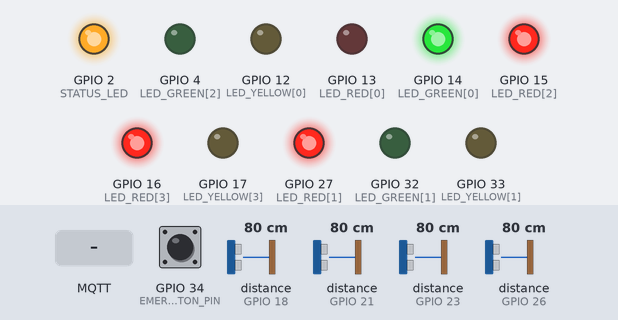
This sketch was run on a simulated ESP32. Shown: output pins drawn as LEDs (lit = HIGH). Wiring (inferred from the names in the program): 4 × ultrasonic range finder: trigger GPIO 5, echo GPIO 18 / trigger GPIO 19, echo GPIO 21 / trigger GPIO 22, echo GPIO 23 / trigger GPIO 25, echo GPIO 26. The test bench sets the inputs (shaded band); at power-on: GPIO 34 (EMERGENCY_BUTTON_PIN) HIGH, distance to the obstacle (sensors on GPIO 18, GPIO 21, GPIO 23, GPIO 26) 80 cm. The echo pulse lasts 58.3 µs per cm; WiFi joins after 1.5 s; servers stay silent unless stated; random numbers use the default seed unless the sketch sets one; no MQTT or app messages arrive unless stated; pins used as bus, display or sensor lines are not drawn; what the sketch prints to the serial monitor is not drawn.

Above: at 3.3 s.
3.4 s: MQTT message "OVERRIDE" arrives on the second subscribed topic
At 4.8 s:
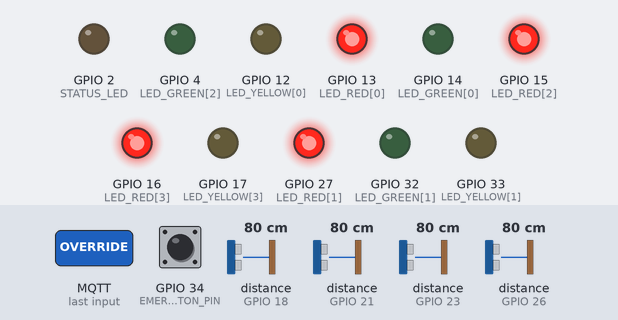
8.4 s: MQTT message "YELLOW" arrives on the second subscribed topic
At 10.6 s:
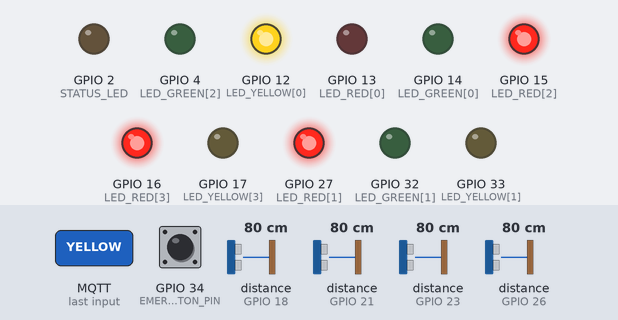
13.4 s: MQTT message "YELLOW" arrives on the third subscribed topic
At 15.2 s:
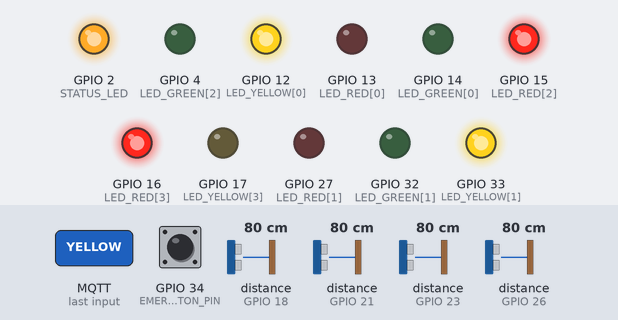
18.4 s: MQTT message "GREEN" arrives on the second subscribed topic
At 19.8 s:
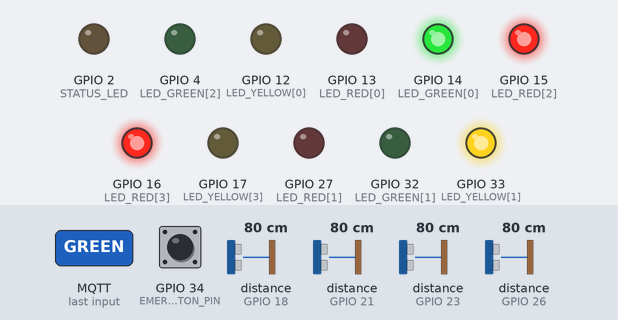
23.4 s: MQTT message "CLEAR" arrives on the second subscribed topic
At 25.7 s:
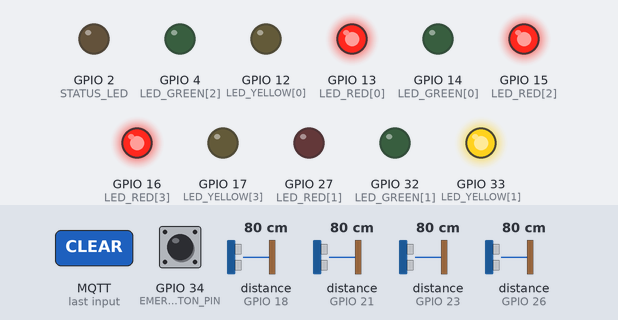
Timing chart, 0 to 31.6 s (numbered marks = the images above; inputs shaded):
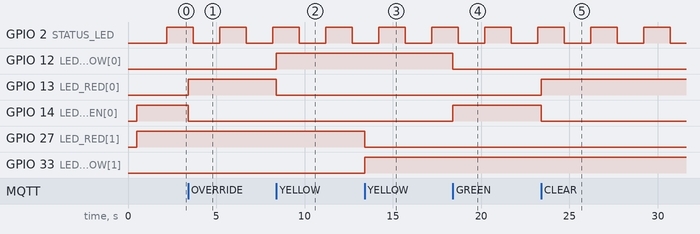

The sketch:

esp32_smart_traffic.ino
```cpp
/**
 * ============================================================================
 * Smart Traffic Light Control System - ESP32 Firmware
 * ============================================================================
 * Hardware: ESP32 DevKit V1
 * Sensors: HC-SR04 Ultrasonic Sensors (or IR proximity sensors)
 * Actuators: 4x Traffic Light LEDs (Red, Yellow, Green)
 * Connectivity: WiFi + HiveMQ MQTT Broker
 *
 * Capabilities:
 *  - Real-time vehicle density detection (Distance to vehicle queue)
 *  - HiveMQ MQTT telemetry streaming (lane density & emergency trigger)
 *  - Remote actuation from Node-RED / Web Dashboard
 *  - Offline Autonomous Safe Failsafe if network drops
 * ============================================================================
 */

#include <WiFi.h>
#include <PubSubClient.h>

// Fallback configuration if secrets.h is not present
#if __has_include("secrets.h")
  #include "secrets.h"
#else
  const char* WIFI_SSID         = "YOUR_WIFI_SSID";
  const char* WIFI_PASSWORD     = "YOUR_WIFI_PASSWORD";
  const char* MQTT_BROKER       = "broker.hivemq.com";
  const int   MQTT_PORT         = 1883;
  const char* MQTT_USER         = "";
  const char* MQTT_PASSWORD     = "";
  const char* MQTT_TOPIC_PREFIX = "smart_traffic/demo";
#endif

// ============================================================================
// HARDWARE PIN DEFINITIONS (ESP32 DevKit V1)
// ============================================================================

// Number of controlled intersection lanes (2 for compact demo, 4 for full 4-way)
#define NUM_LANES 4

// Ultrasonic Sensor Pins (Trig & Echo)
const int TRIG_PINS[NUM_LANES] = { 5, 19, 22, 25 };
const int ECHO_PINS[NUM_LANES] = { 18, 21, 23, 26 };

// Traffic Light LED Pins (Red, Yellow, Green for each Lane)
const int LED_RED[NUM_LANES]    = { 13, 27, 15, 16 };
const int LED_YELLOW[NUM_LANES] = { 12, 33,  2, 17 };
const int LED_GREEN[NUM_LANES]  = { 14, 32,  4,  5 };

// Emergency / Pedestrian Push Button Pin (Internal Pullup)
const int EMERGENCY_BUTTON_PIN = 34;

// Onboard Status LED (Blinks on MQTT activity)
const int STATUS_LED = 2;

// ============================================================================
// STATE VARIABLES & OBJECTS
// ============================================================================
WiFiClient espClient;
PubSubClient mqttClient(espClient);

// Lane States
enum LightState { LIGHT_RED, LIGHT_YELLOW, LIGHT_GREEN };
LightState laneLights[NUM_LANES] = { LIGHT_GREEN, LIGHT_RED, LIGHT_RED, LIGHT_RED };

int laneDistances[NUM_LANES] = { 100, 100, 100, 100 }; // in cm
int laneVehicles[NUM_LANES]  = { 0, 0, 0, 0 };

unsigned long lastSensorPublishTime = 0;
const unsigned long SENSOR_PUBLISH_INTERVAL = 1500; // ms

unsigned long lastEmergencyDebounce = 0;
bool emergencyActive = false;

// Offline Autonomous Fallback Timing
bool offlineMode = false;
unsigned long lastOfflineCycleTime = 0;
int offlineActiveLane = 0;
int offlinePhase = 0; // 0=Green, 1=Yellow

// ============================================================================
// HELPER: ULTRASONIC SENSOR MEASUREMENT
// ============================================================================
int measureDistanceCm(int trigPin, int echoPin) {
  digitalWrite(trigPin, LOW);
  delayMicroseconds(2);
  digitalWrite(trigPin, HIGH);
  delayMicroseconds(10);
  digitalWrite(trigPin, LOW);

  // Measure pulse duration (timeout 25ms ~ 4.3 meters max)
  long duration = pulseIn(echoPin, HIGH, 25000);
  if (duration <= 0) {
    return 150; // No obstacle / empty road default
  }

  int distanceCm = duration * 0.034 / 2;
  return constrain(distanceCm, 2, 150);
}

// Convert distance in cm to estimated vehicle queue count
// Closer vehicles = shorter distance = higher density
int distanceToVehicleCount(int distanceCm) {
  if (distanceCm < 10) return 18; // Heavy queue right at stop line
  if (distanceCm < 25) return 12;
  if (distanceCm < 45) return 7;
  if (distanceCm < 70) return 3;
  if (distanceCm < 100) return 1;
  return 0; // Clear road
}

// ============================================================================
// HARDWARE ACTUATION: LED CONTROL
// ============================================================================
void updateLaneLED(int laneIdx, LightState state) {
  laneLights[laneIdx] = state;

  digitalWrite(LED_RED[laneIdx],    state == LIGHT_RED    ? HIGH : LOW);
  digitalWrite(LED_YELLOW[laneIdx], state == LIGHT_YELLOW ? HIGH : LOW);
  digitalWrite(LED_GREEN[laneIdx],  state == LIGHT_GREEN  ? HIGH : LOW);
}

void applyLightStateString(int laneIdx, const String& stateStr) {
  if (laneIdx < 0 || laneIdx >= NUM_LANES) return;

  if (stateStr.equalsIgnoreCase("GREEN")) {
    updateLaneLED(laneIdx, LIGHT_GREEN);
  } else if (stateStr.equalsIgnoreCase("YELLOW")) {
    updateLaneLED(laneIdx, LIGHT_YELLOW);
  } else {
    updateLaneLED(laneIdx, LIGHT_RED);
  }
}

// ============================================================================
// MQTT CALLBACK: REMOTE CONTROLLER COMMANDS
// ============================================================================
void onMqttMessage(char* topic, byte* payload, unsigned int length) {
  String message = "";
  for (unsigned int i = 0; i < length; i++) {
    message += (char)payload[i];
  }
  message.trim();

  Serial.printf("[MQTT RX] %s -> %s\n", topic, message.c_str());

  // Individual lane light topics: <prefix>/lane1/light
  for (int i = 0; i < NUM_LANES; i++) {
    char expectedTopic[80];
    snprintf(expectedTopic, sizeof(expectedTopic), "%s/lane%d/light", MQTT_TOPIC_PREFIX, i + 1);
    if (strcmp(topic, expectedTopic) == 0) {
      applyLightStateString(i, message);
      return;
    }
  }

  // Master light control JSON topic: <prefix>/control/lights
  char masterTopic[80];
  snprintf(masterTopic, sizeof(masterTopic), "%s/control/lights", MQTT_TOPIC_PREFIX);
  if (strcmp(topic, masterTopic) == 0) {
    // Quick parse for light states in JSON without heavy library dependencies
    for (int i = 0; i < NUM_LANES; i++) {
      char key[20];
      snprintf(key, sizeof(key), "\"lane%d\":\"", i + 1);
      int idx = message.indexOf(key);
      if (idx != -1) {
        idx += strlen(key);
        int endQuote = message.indexOf("\"", idx);
        if (endQuote != -1) {
          String val = message.substring(idx, endQuote);
          applyLightStateString(i, val);
        }
      }
    }
  }

  // Emergency override notification: <prefix>/control/emergency
  char emergTopic[80];
  snprintf(emergTopic, sizeof(emergTopic), "%s/control/emergency", MQTT_TOPIC_PREFIX);
  if (strcmp(topic, emergTopic) == 0) {
    if (message.indexOf("OVERRIDE") != -1) {
      emergencyActive = true;
      Serial.println("[!] Emergency Override Active from MQTT!");
    } else if (message.indexOf("CLEAR") != -1) {
      emergencyActive = false;
      Serial.println("[✓] Emergency Cleared.");
    }
  }
}

// ============================================================================
// WIFI & MQTT CONNECTION MANAGEMENT
// ============================================================================
void setupWiFi() {
  Serial.printf("Connecting to WiFi: %s", WIFI_SSID);
  WiFi.mode(WIFI_STA);
  WiFi.begin(WIFI_SSID, WIFI_PASSWORD);

  int attempts = 0;
  while (WiFi.status() != WL_CONNECTED && attempts < 25) {
    delay(400);
    Serial.print(".");
    attempts++;
  }

  if (WiFi.status() == WL_CONNECTED) {
    Serial.println("\n[✓] WiFi Connected!");
    Serial.print("IP Address: ");
    Serial.println(WiFi.localIP());
  } else {
    Serial.println("\n[✗] WiFi Connection Failed. Entering Autonomous Offline Mode.");
    offlineMode = true;
  }
}

void reconnectMqtt() {
  if (WiFi.status() != WL_CONNECTED) return;

  while (!mqttClient.connected()) {
    Serial.printf("Connecting to HiveMQ (%s:%d)... ", MQTT_BROKER, MQTT_PORT);
    String clientId = "ESP32_TrafficNode_" + String(random(0xffff), HEX);

    bool connected = false;
    if (strlen(MQTT_USER) > 0) {
      connected = mqttClient.connect(clientId.c_str(), MQTT_USER, MQTT_PASSWORD);
    } else {
      connected = mqttClient.connect(clientId.c_str());
    }

    if (connected) {
      Serial.println("[✓] HiveMQ Connected!");
      offlineMode = false;

      // Publish Device Online Announcement
      char statusTopic[80];
      snprintf(statusTopic, sizeof(statusTopic), "%s/system/status", MQTT_TOPIC_PREFIX);
      mqttClient.publish(statusTopic, "{\"device\":\"ESP32\",\"status\":\"ONLINE\",\"mode\":\"REAL_ESP32\"}", true);

      // Subscribe to control topics
      char subPattern[80];
      snprintf(subPattern, sizeof(subPattern), "%s/control/#", MQTT_TOPIC_PREFIX);
      mqttClient.subscribe(subPattern);

      for (int i = 0; i < NUM_LANES; i++) {
        char lightSub[80];
        snprintf(lightSub, sizeof(lightSub), "%s/lane%d/light", MQTT_TOPIC_PREFIX, i + 1);
        mqttClient.subscribe(lightSub);
      }
    } else {
      Serial.printf("[✗] MQTT failed (rc=%d). Retrying in 4s...\n", mqttClient.state());
      delay(4000);
      break; // Let main loop run to keep offline lights cycling
    }
  }
}

// ============================================================================
// OFFLINE AUTONOMOUS SAFE CYCLE
// ============================================================================
void runOfflineFailsafeCycle() {
  unsigned long now = millis();
  unsigned long elapsed = now - lastOfflineCycleTime;

  if (offlinePhase == 0) {
    // Green Phase (10 seconds)
    if (elapsed >= 10000) {
      offlinePhase = 1;
      lastOfflineCycleTime = now;
      updateLaneLED(offlineActiveLane, LIGHT_YELLOW);
    }
  } else if (offlinePhase == 1) {
    // Yellow Phase (3 seconds) -> Transition to next lane
    if (elapsed >= 3000) {
      updateLaneLED(offlineActiveLane, LIGHT_RED);
      offlineActiveLane = (offlineActiveLane + 1) % NUM_LANES;
      offlinePhase = 0;
      lastOfflineCycleTime = now;
      updateLaneLED(offlineActiveLane, LIGHT_GREEN);
    }
  }
}

// ============================================================================
// ARDUINO SETUP & LOOP
// ============================================================================
void setup() {
  Serial.begin(115200);
  delay(500);
  Serial.println("\n==============================================");
  Serial.println("  ESP32 Smart Traffic Light Controller Start  ");
  Serial.println("==============================================");

  // Initialize Pins
  pinMode(STATUS_LED, OUTPUT);
  pinMode(EMERGENCY_BUTTON_PIN, INPUT_PULLUP);

  for (int i = 0; i < NUM_LANES; i++) {
    pinMode(TRIG_PINS[i], OUTPUT);
    pinMode(ECHO_PINS[i], INPUT);
    digitalWrite(TRIG_PINS[i], LOW);

    pinMode(LED_RED[i], OUTPUT);
    pinMode(LED_YELLOW[i], OUTPUT);
    pinMode(LED_GREEN[i], OUTPUT);

    // Initial safe state: Lane 1 Green, other lanes Red
    updateLaneLED(i, (i == 0) ? LIGHT_GREEN : LIGHT_RED);
  }

  // Initialize Network & MQTT
  setupWiFi();
  mqttClient.setServer(MQTT_BROKER, MQTT_PORT);
  mqttClient.setCallback(onMqttMessage);
  mqttClient.setBufferSize(512);

  lastOfflineCycleTime = millis();
}

void loop() {
  // Check MQTT Connection
  if (!mqttClient.connected()) {
    reconnectMqtt();
    if (!mqttClient.connected()) {
      runOfflineFailsafeCycle();
    }
  } else {
    mqttClient.loop();
  }

  // 1. Read Emergency Push Button
  if (digitalRead(EMERGENCY_BUTTON_PIN) == LOW) {
    if (millis() - lastEmergencyDebounce > 1000) {
      lastEmergencyDebounce = millis();
      emergencyActive = !emergencyActive;
      Serial.printf("[BUTTON] Emergency Trigger Toggled: %s\n", emergencyActive ? "ACTIVE" : "CLEARED");

      char emergTopic[80];
      snprintf(emergTopic, sizeof(emergTopic), "%s/control/emergency", MQTT_TOPIC_PREFIX);
      char payload[100];
      snprintf(payload, sizeof(payload), "{\"action\":\"%s\",\"lane\":1,\"source\":\"ESP32_BUTTON\"}",
               emergencyActive ? "OVERRIDE" : "CLEAR");
      mqttClient.publish(emergTopic, payload);
    }
  }

  // 2. Periodic Sensor Polling & HiveMQ Telemetry Publishing
  unsigned long now = millis();
  if (now - lastSensorPublishTime >= SENSOR_PUBLISH_INTERVAL) {
    lastSensorPublishTime = now;

    for (int i = 0; i < NUM_LANES; i++) {
      int dist = measureDistanceCm(TRIG_PINS[i], ECHO_PINS[i]);
      laneDistances[i] = dist;
      laneVehicles[i]  = distanceToVehicleCount(dist);

      if (mqttClient.connected()) {
        char topic[80];
        snprintf(topic, sizeof(topic), "%s/lane%d/density", MQTT_TOPIC_PREFIX, i + 1);

        char payload[140];
        snprintf(payload, sizeof(payload),
                 "{\"lane\":%d,\"distance_cm\":%d,\"vehicle_count\":%d,\"source\":\"ESP32_REAL\"}",
                 i + 1, dist, laneVehicles[i]);

        mqttClient.publish(topic, payload);
      }
    }

    // Toggle Status LED pulse
    digitalWrite(STATUS_LED, !digitalRead(STATUS_LED));
  }
}
```

Measured:
- after the input at 3.4 s, GPIO 13 (LED_RED[0]): LOW → HIGH at once; GPIO 14 (LED_GREEN[0]): HIGH → LOW at once
- after the input at 8.4 s, GPIO 12 (LED_YELLOW[0]): LOW → HIGH at once; GPIO 13 (LED_RED[0]): HIGH → LOW at once
- after the input at 13.4 s, GPIO 27 (LED_RED[1]): HIGH → LOW at once; GPIO 33 (LED_YELLOW[1]): LOW → HIGH at once
- after the input at 18.4 s, GPIO 12 (LED_YELLOW[0]): HIGH → LOW at once; GPIO 14 (LED_GREEN[0]): LOW → HIGH at once
- after the input at 23.4 s, GPIO 13 (LED_RED[0]): LOW → HIGH at once; GPIO 14 (LED_GREEN[0]): HIGH → LOW at once
- by itself, GPIO 2 (STATUS_LED): alternates HIGH for 1.5 s and LOW for 1.5 s
